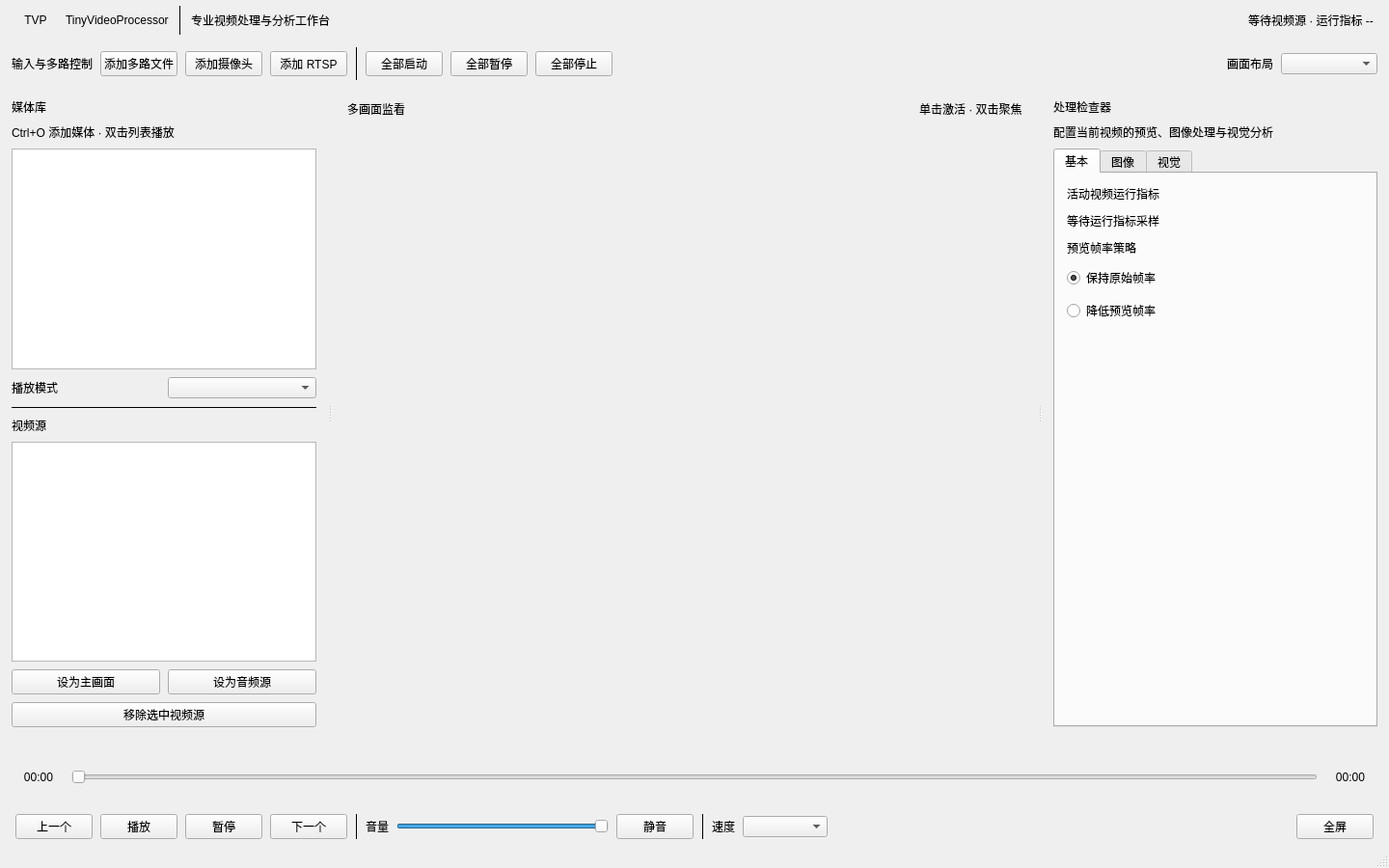
<?xml version="1.0" encoding="UTF-8"?>
<ui version="4.0">
 <class>MainWindow</class>
 <widget class="QMainWindow" name="MainWindow">
  <property name="geometry">
   <rect>
    <x>0</x>
    <y>0</y>
    <width>1440</width>
    <height>900</height>
   </rect>
  </property>
  <property name="minimumSize">
   <size>
    <width>1024</width>
    <height>680</height>
   </size>
  </property>
  <property name="windowTitle">
   <string>TinyVideoProcessor</string>
  </property>
  <widget class="QWidget" name="centralwidget">
   <layout class="QVBoxLayout" name="verticalLayout_root">
    <property name="spacing">
     <number>0</number>
    </property>
    <property name="leftMargin">
     <number>0</number>
    </property>
    <property name="topMargin">
     <number>0</number>
    </property>
    <property name="rightMargin">
     <number>0</number>
    </property>
    <property name="bottomMargin">
     <number>0</number>
    </property>
    <item>
     <widget class="QWidget" name="widget_header" native="true">
      <property name="minimumSize">
       <size>
        <width>0</width>
        <height>42</height>
       </size>
      </property>
      <property name="maximumSize">
       <size>
        <width>16777215</width>
        <height>42</height>
       </size>
      </property>
      <layout class="QHBoxLayout" name="horizontalLayout_header">
       <property name="spacing">
        <number>10</number>
       </property>
       <property name="leftMargin">
        <number>16</number>
       </property>
       <property name="topMargin">
        <number>6</number>
       </property>
       <property name="rightMargin">
        <number>16</number>
       </property>
       <property name="bottomMargin">
        <number>6</number>
       </property>
       <item>
        <widget class="QLabel" name="label_productMark">
         <property name="minimumSize">
          <size>
           <width>42</width>
           <height>26</height>
          </size>
         </property>
         <property name="text">
          <string>TVP</string>
         </property>
         <property name="alignment">
          <set>Qt::AlignCenter</set>
         </property>
        </widget>
       </item>
       <item>
        <widget class="QLabel" name="label_productName">
         <property name="text">
          <string>TinyVideoProcessor</string>
         </property>
        </widget>
       </item>
       <item>
        <widget class="QFrame" name="line_header">
         <property name="frameShape">
          <enum>QFrame::VLine</enum>
         </property>
         <property name="frameShadow">
          <enum>QFrame::Plain</enum>
         </property>
        </widget>
       </item>
       <item>
        <widget class="QLabel" name="label_productSubtitle">
         <property name="text">
          <string>专业视频处理与分析工作台</string>
         </property>
        </widget>
       </item>
       <item>
        <spacer name="horizontalSpacer_header">
         <property name="orientation">
          <enum>Qt::Horizontal</enum>
         </property>
         <property name="sizeHint" stdset="0">
          <size>
           <width>40</width>
           <height>20</height>
          </size>
         </property>
        </spacer>
       </item>
       <item>
        <widget class="QLabel" name="label_workspaceMode">
         <property name="text">
          <string>等待视频源 · 运行指标 --</string>
         </property>
        </widget>
       </item>
      </layout>
     </widget>
    </item>
    <item>
     <widget class="QWidget" name="widget_commandBar" native="true">
      <property name="minimumSize">
       <size>
        <width>0</width>
        <height>48</height>
       </size>
      </property>
      <property name="maximumSize">
       <size>
        <width>16777215</width>
        <height>48</height>
       </size>
      </property>
      <layout class="QHBoxLayout" name="horizontalLayout_commandBar">
       <property name="spacing">
        <number>8</number>
       </property>
       <property name="leftMargin">
        <number>12</number>
       </property>
       <property name="topMargin">
        <number>7</number>
       </property>
       <property name="rightMargin">
        <number>12</number>
       </property>
       <property name="bottomMargin">
        <number>7</number>
       </property>
       <item>
        <widget class="QLabel" name="label_commandTitle">
         <property name="text">
          <string>输入与多路控制</string>
         </property>
        </widget>
       </item>
       <item>
        <widget class="QPushButton" name="pushButton_addStream">
         <property name="toolTip">
          <string>向多画面工作区添加一个或多个本地文件</string>
         </property>
         <property name="text">
          <string>添加多路文件</string>
         </property>
        </widget>
       </item>
       <item>
        <widget class="QPushButton" name="pushButton_addCamera">
         <property name="text">
          <string>添加摄像头</string>
         </property>
        </widget>
       </item>
       <item>
        <widget class="QPushButton" name="pushButton_addNetwork">
         <property name="text">
          <string>添加 RTSP</string>
         </property>
        </widget>
       </item>
       <item>
        <widget class="QFrame" name="line_commandPrimary">
         <property name="frameShape">
          <enum>QFrame::VLine</enum>
         </property>
         <property name="frameShadow">
          <enum>QFrame::Plain</enum>
         </property>
        </widget>
       </item>
       <item>
        <widget class="QPushButton" name="pushButton_startAll">
         <property name="text">
          <string>全部启动</string>
         </property>
        </widget>
       </item>
       <item>
        <widget class="QPushButton" name="pushButton_pauseAll">
         <property name="text">
          <string>全部暂停</string>
         </property>
        </widget>
       </item>
       <item>
        <widget class="QPushButton" name="pushButton_stopAll">
         <property name="text">
          <string>全部停止</string>
         </property>
        </widget>
       </item>
       <item>
        <spacer name="horizontalSpacer_commandBar">
         <property name="orientation">
          <enum>Qt::Horizontal</enum>
         </property>
         <property name="sizeHint" stdset="0">
          <size>
           <width>40</width>
           <height>20</height>
          </size>
         </property>
        </spacer>
       </item>
       <item>
        <widget class="QLabel" name="label_layout">
         <property name="text">
          <string>画面布局</string>
         </property>
        </widget>
       </item>
       <item>
        <widget class="QComboBox" name="comboBox_layout">
         <property name="toolTip">
          <string>切换多画面网格布局</string>
         </property>
         <property name="minimumSize">
          <size>
           <width>100</width>
           <height>0</height>
          </size>
         </property>
        </widget>
       </item>
      </layout>
     </widget>
    </item>
    <item>
     <widget class="QSplitter" name="splitter_workspace">
      <property name="orientation">
       <enum>Qt::Horizontal</enum>
      </property>
      <property name="childrenCollapsible">
       <bool>false</bool>
      </property>
      <widget class="QWidget" name="widget_sourcePanel" native="true">
       <property name="minimumSize">
        <size>
         <width>230</width>
         <height>0</height>
        </size>
       </property>
       <property name="maximumSize">
        <size>
         <width>340</width>
         <height>16777215</height>
        </size>
       </property>
       <layout class="QVBoxLayout" name="verticalLayout_sourcePanel">
        <property name="spacing">
         <number>8</number>
        </property>
        <property name="leftMargin">
         <number>12</number>
        </property>
        <property name="topMargin">
         <number>12</number>
        </property>
        <property name="rightMargin">
         <number>12</number>
        </property>
        <property name="bottomMargin">
         <number>12</number>
        </property>
        <item>
         <widget class="QLabel" name="label_mediaLibrary">
          <property name="text">
           <string>媒体库</string>
          </property>
         </widget>
        </item>
        <item>
         <widget class="QLabel" name="label_mediaHint">
          <property name="text">
           <string>Ctrl+O 添加媒体 · 双击列表播放</string>
          </property>
          <property name="wordWrap">
           <bool>true</bool>
          </property>
         </widget>
        </item>
        <item>
         <widget class="QListWidget" name="listWidget_files">
          <property name="alternatingRowColors">
           <bool>true</bool>
          </property>
         </widget>
        </item>
        <item>
         <layout class="QHBoxLayout" name="horizontalLayout_playMode">
          <item>
           <widget class="QLabel" name="label_playMode">
            <property name="text">
             <string>播放模式</string>
            </property>
           </widget>
          </item>
          <item>
           <widget class="QComboBox" name="comboBox_mode"/>
          </item>
         </layout>
        </item>
        <item>
         <widget class="QFrame" name="line_sourcePanel">
          <property name="frameShape">
           <enum>QFrame::HLine</enum>
          </property>
          <property name="frameShadow">
           <enum>QFrame::Plain</enum>
          </property>
         </widget>
        </item>
        <item>
         <widget class="QLabel" name="label_streams">
          <property name="text">
           <string>视频源</string>
          </property>
         </widget>
        </item>
        <item>
         <widget class="QListWidget" name="listWidget_streams">
          <property name="alternatingRowColors">
           <bool>true</bool>
          </property>
         </widget>
        </item>
        <item>
         <layout class="QGridLayout" name="gridLayout_streams">
          <property name="horizontalSpacing">
           <number>8</number>
          </property>
          <property name="verticalSpacing">
           <number>8</number>
          </property>
          <item row="0" column="0">
           <widget class="QPushButton" name="pushButton_activeStream">
            <property name="text">
             <string>设为主画面</string>
            </property>
           </widget>
          </item>
          <item row="0" column="1">
           <widget class="QPushButton" name="pushButton_activeAudio">
            <property name="text">
             <string>设为音频源</string>
            </property>
           </widget>
          </item>
          <item row="1" column="0" colspan="2">
           <widget class="QPushButton" name="pushButton_removeStream">
            <property name="text">
             <string>移除选中视频源</string>
            </property>
           </widget>
          </item>
         </layout>
        </item>
       </layout>
      </widget>
      <widget class="QWidget" name="widget_centerPanel" native="true">
       <property name="minimumSize">
        <size>
         <width>320</width>
         <height>0</height>
        </size>
       </property>
       <layout class="QVBoxLayout" name="verticalLayout_centerPanel">
        <property name="spacing">
         <number>8</number>
        </property>
        <property name="leftMargin">
         <number>8</number>
        </property>
        <property name="topMargin">
         <number>8</number>
        </property>
        <property name="rightMargin">
         <number>8</number>
        </property>
        <property name="bottomMargin">
         <number>8</number>
        </property>
        <item>
         <widget class="QWidget" name="widget_viewportHeader" native="true">
          <property name="minimumSize">
           <size>
            <width>0</width>
            <height>30</height>
           </size>
          </property>
          <property name="maximumSize">
           <size>
            <width>16777215</width>
            <height>30</height>
           </size>
          </property>
          <layout class="QHBoxLayout" name="horizontalLayout_viewportHeader">
           <property name="leftMargin">
            <number>8</number>
           </property>
           <property name="topMargin">
            <number>0</number>
           </property>
           <property name="rightMargin">
            <number>8</number>
           </property>
           <property name="bottomMargin">
            <number>0</number>
           </property>
           <item>
            <widget class="QLabel" name="label_viewportTitle">
             <property name="text">
              <string>多画面监看</string>
             </property>
            </widget>
           </item>
           <item>
            <spacer name="horizontalSpacer_viewportHeader">
             <property name="orientation">
              <enum>Qt::Horizontal</enum>
             </property>
             <property name="sizeHint" stdset="0">
              <size>
               <width>40</width>
               <height>20</height>
              </size>
             </property>
            </spacer>
           </item>
           <item>
            <widget class="QLabel" name="label_viewportHint">
             <property name="text">
              <string>单击激活 · 双击聚焦</string>
             </property>
            </widget>
           </item>
          </layout>
         </widget>
        </item>
        <item>
         <widget class="QWidget" name="widget_videoArea" native="true">
          <property name="minimumSize">
           <size>
            <width>320</width>
            <height>240</height>
           </size>
          </property>
          <layout class="QGridLayout" name="gridLayout_videoArea">
           <property name="leftMargin">
            <number>0</number>
           </property>
           <property name="topMargin">
            <number>0</number>
           </property>
           <property name="rightMargin">
            <number>0</number>
           </property>
           <property name="bottomMargin">
            <number>0</number>
           </property>
           <property name="spacing">
            <number>0</number>
           </property>
          </layout>
         </widget>
        </item>
       </layout>
      </widget>
      <widget class="QWidget" name="widget_inspectorPanel" native="true">
       <property name="minimumSize">
        <size>
         <width>260</width>
         <height>0</height>
        </size>
       </property>
       <property name="maximumSize">
        <size>
         <width>360</width>
         <height>16777215</height>
        </size>
       </property>
       <layout class="QVBoxLayout" name="verticalLayout_inspectorPanel">
        <property name="spacing">
         <number>8</number>
        </property>
        <property name="leftMargin">
         <number>12</number>
        </property>
        <property name="topMargin">
         <number>12</number>
        </property>
        <property name="rightMargin">
         <number>12</number>
        </property>
        <property name="bottomMargin">
         <number>12</number>
        </property>
        <item>
         <widget class="QLabel" name="label_inspectorTitle">
          <property name="text">
           <string>处理检查器</string>
          </property>
         </widget>
        </item>
        <item>
         <widget class="QLabel" name="label_inspectorHint">
          <property name="text">
           <string>配置当前视频的预览、图像处理与视觉分析</string>
          </property>
          <property name="wordWrap">
           <bool>true</bool>
          </property>
         </widget>
        </item>
        <item>
         <widget class="QTabWidget" name="tabWidget_inspector">
          <property name="currentIndex">
           <number>0</number>
          </property>
          <widget class="QWidget" name="tab_preview">
           <attribute name="title">
            <string>基本</string>
           </attribute>
           <layout class="QVBoxLayout" name="verticalLayout_previewTab">
            <property name="spacing">
             <number>10</number>
            </property>
            <property name="leftMargin">
             <number>12</number>
            </property>
            <property name="topMargin">
             <number>12</number>
            </property>
            <property name="rightMargin">
             <number>12</number>
            </property>
            <property name="bottomMargin">
             <number>12</number>
            </property>
            <item>
             <widget class="QLabel" name="label_runtimeMetricsTitle">
              <property name="text">
               <string>活动视频运行指标</string>
              </property>
             </widget>
            </item>
            <item>
             <widget class="QLabel" name="label_runtimeDetails">
              <property name="text">
               <string>等待运行指标采样</string>
              </property>
              <property name="alignment">
               <set>Qt::AlignLeading|Qt::AlignLeft|Qt::AlignTop</set>
              </property>
              <property name="wordWrap">
               <bool>true</bool>
              </property>
             </widget>
            </item>
            <item>
             <widget class="QLabel" name="label_previewFrameRate">
              <property name="text">
               <string>预览帧率策略</string>
              </property>
             </widget>
            </item>
            <item>
             <widget class="QRadioButton" name="radioButton_originalPreviewFrameRate">
              <property name="text">
               <string>保持原始帧率</string>
              </property>
              <property name="checked">
               <bool>true</bool>
              </property>
             </widget>
            </item>
            <item>
             <widget class="QRadioButton" name="radioButton_reducePreviewFrameRate">
              <property name="text">
               <string>降低预览帧率</string>
              </property>
             </widget>
            </item>
            <item>
             <spacer name="verticalSpacer_previewTab">
              <property name="orientation">
               <enum>Qt::Vertical</enum>
              </property>
              <property name="sizeHint" stdset="0">
               <size>
                <width>20</width>
                <height>40</height>
               </size>
              </property>
             </spacer>
            </item>
           </layout>
          </widget>
          <widget class="QWidget" name="tab_imageProcessing">
           <attribute name="title">
            <string>图像</string>
           </attribute>
           <layout class="QVBoxLayout" name="verticalLayout_imageTab">
            <property name="spacing">
             <number>10</number>
            </property>
            <property name="leftMargin">
             <number>12</number>
            </property>
            <property name="topMargin">
             <number>12</number>
            </property>
            <property name="rightMargin">
             <number>12</number>
            </property>
            <property name="bottomMargin">
             <number>12</number>
            </property>
            <item>
             <widget class="QCheckBox" name="checkBox_imageProcessingEnabled">
              <property name="text">
               <string>启用图像处理</string>
              </property>
             </widget>
            </item>
            <item>
             <widget class="QLabel" name="label_imageProcessingMode">
              <property name="text">
               <string>处理模式</string>
              </property>
             </widget>
            </item>
            <item>
             <widget class="QComboBox" name="comboBox_imageProcessingMode"/>
            </item>
            <item>
             <layout class="QHBoxLayout" name="horizontalLayout_imageThreshold">
              <item>
               <widget class="QLabel" name="label_imageProcessingThreshold">
                <property name="text">
                 <string>处理阈值</string>
                </property>
               </widget>
              </item>
              <item>
               <widget class="QSpinBox" name="spinBox_imageProcessingThreshold">
                <property name="minimum">
                 <number>0</number>
                </property>
                <property name="maximum">
                 <number>255</number>
                </property>
                <property name="value">
                 <number>128</number>
                </property>
               </widget>
              </item>
             </layout>
            </item>
            <item>
             <spacer name="verticalSpacer_imageTab">
              <property name="orientation">
               <enum>Qt::Vertical</enum>
              </property>
              <property name="sizeHint" stdset="0">
               <size>
                <width>20</width>
                <height>40</height>
               </size>
              </property>
             </spacer>
            </item>
           </layout>
          </widget>
          <widget class="QWidget" name="tab_vision">
           <attribute name="title">
            <string>视觉</string>
           </attribute>
           <layout class="QVBoxLayout" name="verticalLayout_visionTab">
            <property name="spacing">
             <number>10</number>
            </property>
            <property name="leftMargin">
             <number>12</number>
            </property>
            <property name="topMargin">
             <number>12</number>
            </property>
            <property name="rightMargin">
             <number>12</number>
            </property>
            <property name="bottomMargin">
             <number>12</number>
            </property>
            <item>
             <widget class="QLabel" name="label_visionPipeline">
              <property name="text">
               <string>视觉分析流水线</string>
              </property>
             </widget>
            </item>
            <item>
             <widget class="QComboBox" name="comboBox_visionPipeline"/>
            </item>
            <item>
             <widget class="QCheckBox" name="checkBox_visionOverlay">
              <property name="text">
               <string>显示识别叠加层</string>
              </property>
              <property name="checked">
               <bool>true</bool>
              </property>
             </widget>
            </item>
            <item>
             <spacer name="verticalSpacer_visionTab">
              <property name="orientation">
               <enum>Qt::Vertical</enum>
              </property>
              <property name="sizeHint" stdset="0">
               <size>
                <width>20</width>
                <height>40</height>
               </size>
              </property>
             </spacer>
            </item>
           </layout>
          </widget>
         </widget>
        </item>
       </layout>
      </widget>
     </widget>
    </item>
    <item>
     <widget class="QWidget" name="widget_func" native="true">
      <property name="minimumSize">
       <size>
        <width>0</width>
        <height>96</height>
       </size>
      </property>
      <property name="maximumSize">
       <size>
        <width>16777215</width>
        <height>112</height>
       </size>
      </property>
      <layout class="QVBoxLayout" name="verticalLayout_transport">
       <property name="spacing">
        <number>6</number>
       </property>
       <property name="leftMargin">
        <number>16</number>
       </property>
       <property name="topMargin">
        <number>8</number>
       </property>
       <property name="rightMargin">
        <number>16</number>
       </property>
       <property name="bottomMargin">
        <number>8</number>
       </property>
       <item>
        <layout class="QHBoxLayout" name="horizontalLayout_progress">
         <property name="spacing">
          <number>10</number>
         </property>
         <item>
          <widget class="QLabel" name="label_current">
           <property name="minimumSize">
            <size>
             <width>48</width>
             <height>0</height>
            </size>
           </property>
           <property name="text">
            <string>00:00</string>
           </property>
           <property name="alignment">
            <set>Qt::AlignCenter</set>
           </property>
          </widget>
         </item>
         <item>
          <widget class="QSlider" name="slider_progress">
           <property name="enabled">
            <bool>false</bool>
           </property>
           <property name="minimum">
            <number>0</number>
           </property>
           <property name="maximum">
            <number>0</number>
           </property>
           <property name="value">
            <number>0</number>
           </property>
           <property name="orientation">
            <enum>Qt::Horizontal</enum>
           </property>
          </widget>
         </item>
         <item>
          <widget class="QLabel" name="label_duration">
           <property name="minimumSize">
            <size>
             <width>48</width>
             <height>0</height>
            </size>
           </property>
           <property name="text">
            <string>00:00</string>
           </property>
           <property name="alignment">
            <set>Qt::AlignCenter</set>
           </property>
          </widget>
         </item>
        </layout>
       </item>
       <item>
        <layout class="QHBoxLayout" name="horizontalLayout_transport">
         <property name="spacing">
          <number>8</number>
         </property>
         <item>
          <widget class="QPushButton" name="pushButton_prev">
           <property name="toolTip">
            <string>播放列表上一项</string>
           </property>
           <property name="text">
            <string>上一个</string>
           </property>
          </widget>
         </item>
         <item>
          <widget class="QPushButton" name="pushButton_play">
           <property name="text">
            <string>播放</string>
           </property>
          </widget>
         </item>
         <item>
          <widget class="QPushButton" name="pushButton_pause">
           <property name="text">
            <string>暂停</string>
           </property>
          </widget>
         </item>
         <item>
          <widget class="QPushButton" name="pushButton_next">
           <property name="toolTip">
            <string>播放列表下一项</string>
           </property>
           <property name="text">
            <string>下一个</string>
           </property>
          </widget>
         </item>
         <item>
          <widget class="QFrame" name="line_transportPrimary">
           <property name="frameShape">
            <enum>QFrame::VLine</enum>
           </property>
           <property name="frameShadow">
            <enum>QFrame::Plain</enum>
           </property>
          </widget>
         </item>
         <item>
          <widget class="QLabel" name="label_volume">
           <property name="text">
            <string>音量</string>
           </property>
          </widget>
         </item>
         <item>
          <widget class="QSlider" name="slider_volume">
           <property name="minimumSize">
            <size>
             <width>140</width>
             <height>0</height>
            </size>
           </property>
           <property name="maximumSize">
            <size>
             <width>220</width>
             <height>16777215</height>
            </size>
           </property>
           <property name="minimum">
            <number>0</number>
           </property>
           <property name="maximum">
            <number>100</number>
           </property>
           <property name="value">
            <number>100</number>
           </property>
           <property name="orientation">
            <enum>Qt::Horizontal</enum>
           </property>
          </widget>
         </item>
         <item>
          <widget class="QPushButton" name="pushButton_mute">
           <property name="text">
            <string>静音</string>
           </property>
          </widget>
         </item>
         <item>
          <widget class="QFrame" name="line_transportSecondary">
           <property name="frameShape">
            <enum>QFrame::VLine</enum>
           </property>
           <property name="frameShadow">
            <enum>QFrame::Plain</enum>
           </property>
          </widget>
         </item>
         <item>
          <widget class="QLabel" name="label_speed">
           <property name="text">
            <string>速度</string>
           </property>
          </widget>
         </item>
         <item>
          <widget class="QComboBox" name="comboBox_speed">
           <property name="minimumSize">
            <size>
             <width>88</width>
             <height>0</height>
            </size>
           </property>
          </widget>
         </item>
         <item>
          <spacer name="horizontalSpacer_transport">
           <property name="orientation">
            <enum>Qt::Horizontal</enum>
           </property>
           <property name="sizeHint" stdset="0">
            <size>
             <width>40</width>
             <height>20</height>
            </size>
           </property>
          </spacer>
         </item>
         <item>
          <widget class="QPushButton" name="pushButton_fullscreen">
           <property name="toolTip">
            <string>进入全屏工作区</string>
           </property>
           <property name="text">
            <string>全屏</string>
           </property>
          </widget>
         </item>
        </layout>
       </item>
      </layout>
     </widget>
    </item>
   </layout>
  </widget>
  <widget class="QStatusBar" name="statusbar"/>
 </widget>
 <resources/>
 <connections/>
</ui>
